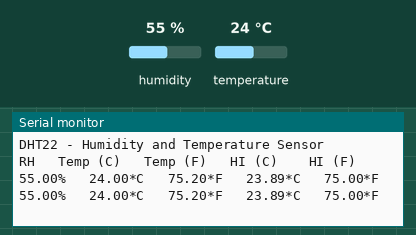
This sketch was run on a simulated Arduino Uno, built with avr-gcc and run on an emulated ATmega328P. On the bench: the last lines printed to the serial monitor. Inputs (shaded band) come from the test bench; at power-on: humidity 55 %, temperature 24 °C.

Above: at 4.8 s.
4.9 s: humidity set to 22 %
At 6.6 s:
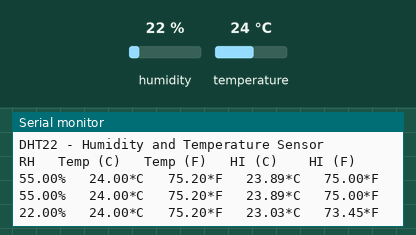
7.9 s: temperature set to 12 °C
At 8.4 s:
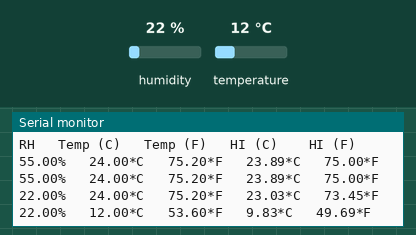
10.9 s: humidity set to 40 %
At 13.2 s:
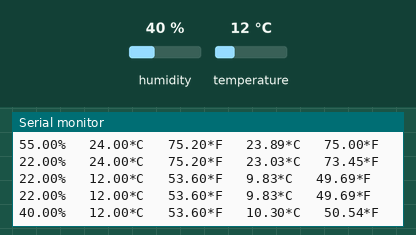
Timing chart, 0 to 14.7 s (numbered marks = the images above; inputs shaded):
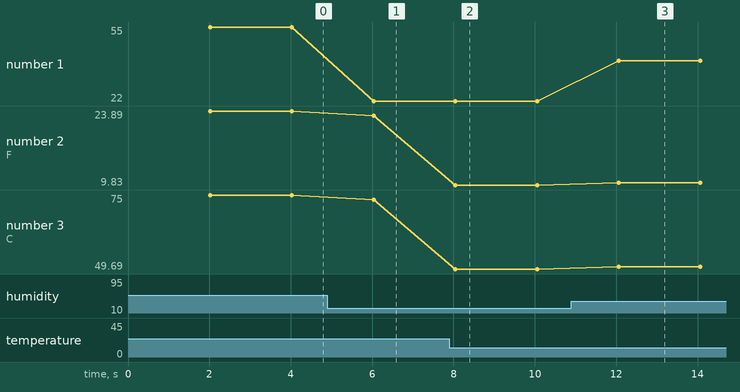

The sketch:

dht22.ino
```cpp
/**
 * DHT22
 * https://www.denislab.com/2018/10/arduino-reading-dht22-sensor.html
 */

// Include DHT library
#include "DHT.h"

// Define data pin.
#define DHTPIN 2

// Defind DHT type.
#define DHTTYPE DHT22

// Initialize DHT sensor.
DHT dht(DHTPIN, DHTTYPE);

void setup() {
  // Use serial monitor as output.
  Serial.begin(9600);

  // Begin DHT initialization.
  dht.begin();

  // Print heading.
  Serial.println("DHT22 - Humidity and Temperature Sensor");
  Serial.println("RH\t Temp (C)\t Temp (F)\t HI (C) \t HI (F)");

}

void loop() {
  // Set delay between sensor readings (2 seconds).
  delay(2000);

  // Read sensor data.
  float humidity = dht.readHumidity();
  float tempC = dht.readTemperature();
  float tempF = dht.readTemperature(true);

  // Check if sensor readings has results.
  if (isnan(humidity) || isnan(tempC) || isnan(tempF)) {
    Serial.println("Unable to read DHT sensor!");
    return;
  }

  // Calculate heat index.
  float hif = dht.computeHeatIndex(tempF, humidity);
  float hic = dht.computeHeatIndex(tempC, humidity, false);

  // Output it to serial monitor.
  Serial.print(humidity);
  Serial.print("%\t ");
  Serial.print(tempC);
  Serial.print("*C\t ");
  Serial.print(tempF);
  Serial.print("*F\t ");
  Serial.print(hic);
  Serial.print("*C\t ");
  Serial.print(hif);
  Serial.println("*F\t ");
}
```

Measured:
- after the input at 4.9 s, the serial monitor: prints a new line after 1.1 s (image 1)
- after the input at 7.9 s, the serial monitor: prints a new line after 0.15 s (image 2)
- after the input at 10.9 s, the serial monitor: prints a new line after 1.2 s (image 3)
- plotted number 1: 55 → 22 after the input at 4.9 s, 22 → 40 after the input at 10.9 s
- plotted number 2: 23.89 → 23.03 after the input at 4.9 s, 23.03 → 9.83 after the input at 7.9 s, 9.83 → 10.3 after the input at 10.9 s
- plotted number 3: 75 → 73.45 after the input at 4.9 s, 73.45 → 49.69 after the input at 7.9 s, 49.69 → 50.54 after the input at 10.9 s
